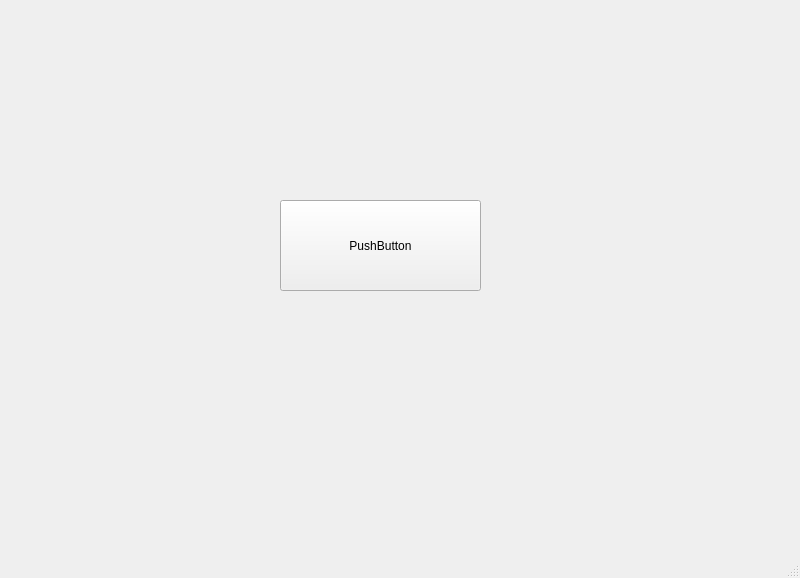
<?xml version="1.0" encoding="UTF-8"?>
<ui version="4.0">
 <class>MainWindow</class>
 <widget class="QMainWindow" name="MainWindow">
  <property name="geometry">
   <rect>
    <x>0</x>
    <y>0</y>
    <width>800</width>
    <height>578</height>
   </rect>
  </property>
  <property name="windowTitle">
   <string>MainWindow</string>
  </property>
  <widget class="QWidget" name="centralwidget">
   <widget class="QPushButton" name="pushButton1">
    <property name="geometry">
     <rect>
      <x>280</x>
      <y>200</y>
      <width>201</width>
      <height>91</height>
     </rect>
    </property>
    <property name="text">
     <string>PushButton</string>
    </property>
   </widget>
  </widget>
  <widget class="QMenuBar" name="menubar">
   <property name="geometry">
    <rect>
     <x>0</x>
     <y>0</y>
     <width>800</width>
     <height>22</height>
    </rect>
   </property>
  </widget>
  <widget class="QStatusBar" name="statusbar"/>
 </widget>
 <resources/>
 <connections/>
</ui>
